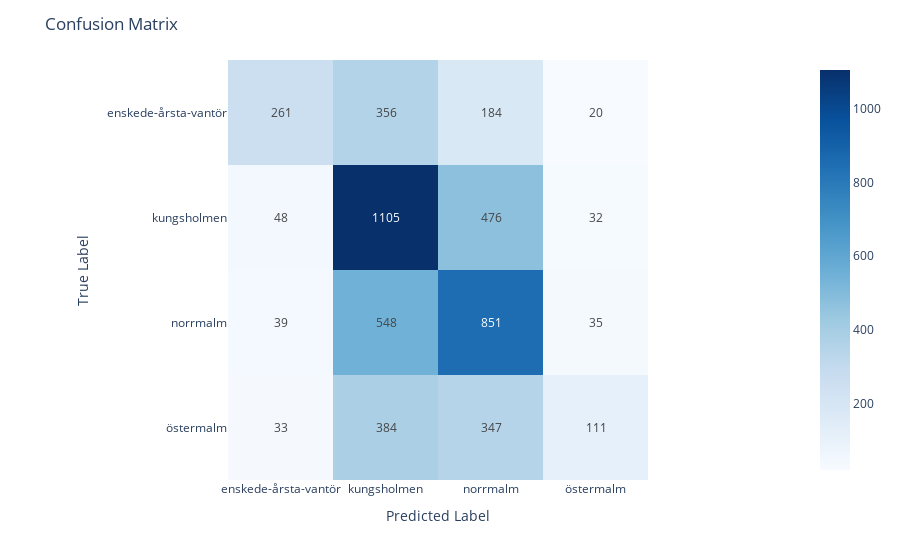

The notebook cell saved with this chart:
### Code cell
labels = ['enskede-årsta-vantör', 'kungsholmen', 'norrmalm', 'östermalm']
classifier_model(df, labels, MultinomialNB(), '4n')
evaluate_model(df, labels, 'model_MultinomialNB()_4n')

### Figure 1 — Plotly figure (JSON) as saved in the notebook; plotly's stock layout.template omitted (floating-point values rounded to 4 significant figures)
{"data": [{"coloraxis": "coloraxis", "hovertemplate": "x: %{x}<br>y: %{y}<br>color: %{z}<extra></extra>", "name": "0", "texttemplate": "%{z}", "type": "heatmap", "x": ["enskede-årsta-vantör", "kungsholmen", "norrmalm", "östermalm"], "xaxis": "x", "y": ["enskede-årsta-vantör", "kungsholmen", "norrmalm", "östermalm"], "yaxis": "y", "z": [[261, 356, 184, 20], [48, 1105, 476, 32], [39, 548, 851, 35], [33, 384, 347, 111]]}], "layout": {"coloraxis": {"colorscale": [[0, "rgb(247,251,255)"], [0.125, "rgb(222,235,247)"], [0.25, "rgb(198,219,239)"], [0.375, "rgb(158,202,225)"], [0.5, "rgb(107,174,214)"], [0.625, "rgb(66,146,198)"], [0.75, "rgb(33,113,181)"], [0.875, "rgb(8,81,156)"], [1, "rgb(8,48,107)"]]}, "margin": {"t": 60}, "title": {"text": "Confusion Matrix"}, "xaxis": {"anchor": "y", "constrain": "domain", "domain": [0, 1], "scaleanchor": "y", "title": {"text": "Predicted Label"}}, "yaxis": {"anchor": "x", "autorange": "reversed", "constrain": "domain", "domain": [0, 1], "title": {"text": "True Label"}}}}
